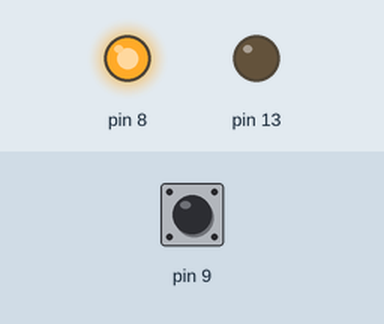
The sketch below on a simulated Arduino Uno, built with avr-gcc and run on an emulated ATmega328P. Parts: output pins drawn as LEDs (lit = HIGH). Dashed ring = blinking. The test bench sets the inputs (shaded band); at power-on: pin 9 LOW.

Above: at 1.2 s.
1.3 s: pin 9 pulsed HIGH 2 times (0.12 s each, 0.3 s apart)
At 2.4 s:
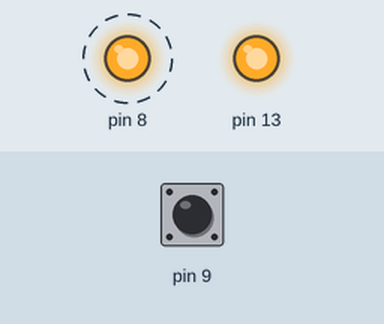
At 3.3 s:
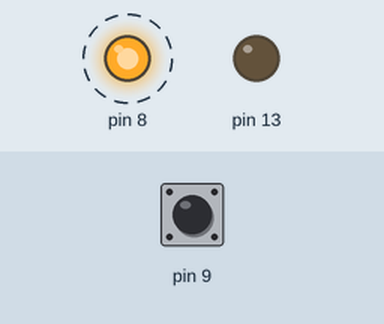
Timing chart, 0 to 10.9 s (numbered marks = the images above; inputs shaded):
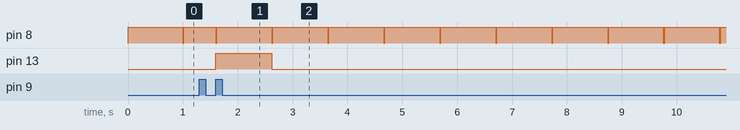

Measured:
- after the input at 1.3 s, pin 13: LOW → HIGH after 0.30 s, → LOW 1.0 s later
- by itself, pin 8: alternates HIGH for 1.0 s and LOW for 0.02 s

The sketch:

sketch_may28a.ino
```cpp
//const int Del = 1000000;

int defaultReactionC = 0; //переменная в которой храним длительность заряда без прикосновения
//////////////////////////********************///////////////////
void setup() {
pinMode(8, OUTPUT);//выход для подачи высокого уровня (вход XT1 на рис. 1 из прошлой статьи)
pinMode(9, INPUT);//вход для определения заряда кондера(вход XT2 на рис. 1 из прошлой статьи)

pinMode(13, OUTPUT); //используем статусный светодиод, он будет загораться когда есть прикосновение
}
//////////////////////////********************///////////////////
void loop() {
//при включении МК определяем время заряда кондера без прикосновения
if (defaultReactionC = 0) {
inicialize_c();
}
//начинаем заряжать конденсатор и считаем через сколько высокий уровень будет на 9м входе
digitalWrite(8, HIGH);
int timeC = pulseIn(9, LOW);
digitalWrite(8, LOW);

//если измереное время больше, чем в два раза, то считаем,

//что есть касание (у меня на практике оно было обычно раз в 5-10 больше)
//////////////////////////********************///////////////////
if (timeC * 2 > defaultReactionC) {
digitalWrite(13, HIGH);
} else {
digitalWrite(13, LOW);
}


delay(20);

}
//////////////////////////********************///////////////////
void inicialize_c() {
digitalWrite(8, HIGH);
defaultReactionC = pulseIn(9, LOW);
digitalWrite(8, LOW);
delay(40);
}
```
